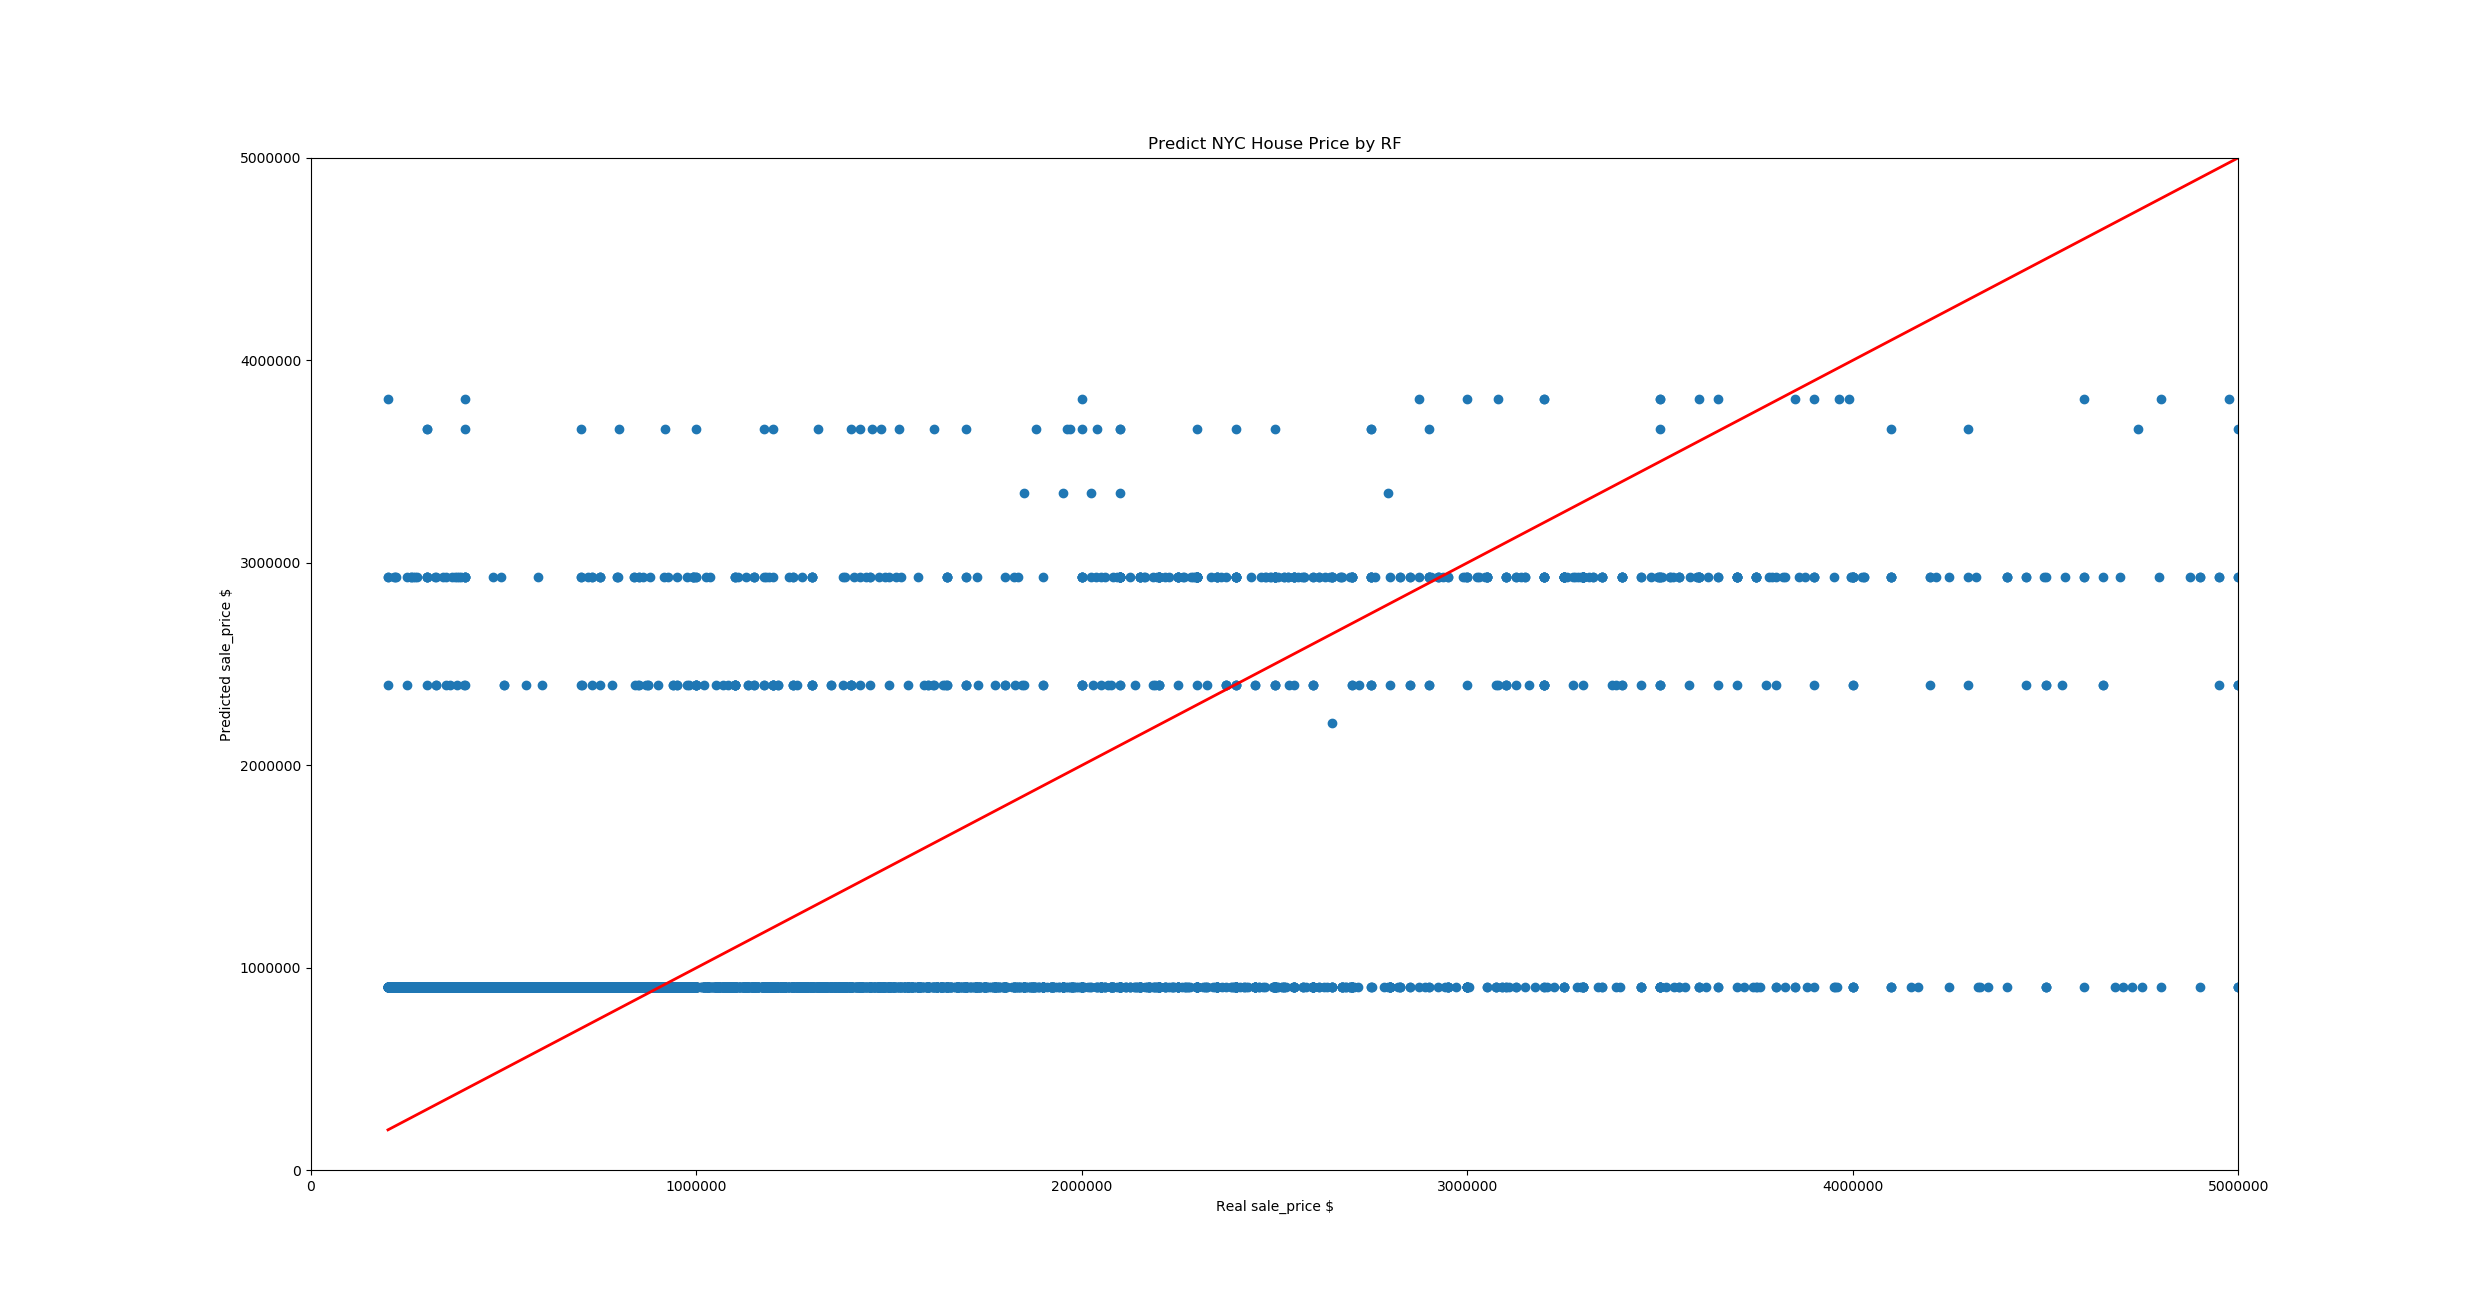

The Python source for this figure:
# Ensemble learning: average the outputs of many decision trees
# For every decision tree, classify every attribute into several categories,
# then for the same category, average the target value as output
import numpy as np
import csv
from sklearn.ensemble import RandomForestRegressor
import matplotlib.pyplot as plt

X = []    # features
Y = []    # sale_price
with open('ultdata.csv') as f:
    reader = csv.reader(f)
    for row in reader:
        if reader.line_num == 1:
            continue;
        X.append([ int(row[1]), int(row[2]), int(row[3]), int(row[4]),
                   int(row[5]), int(row[6])])
        Y.append(int(row[7]))  

# gridSearch to get the best parameter
def myGridSearch(estimator, treeDepth):
	maxScore = -10000
	bestI = 0
	bestJ = 0
	for i in range(len(estimator)):
		for j in range(len(treeDepth)):
			regr = RandomForestRegressor(n_estimators=estimator[i], max_depth=treeDepth[j])
			regr.fit(X, Y)
			s = regr.score(X, Y)
			if s > maxScore:
				maxScore = s
				bestI = estimator[i]
				bestJ = treeDepth[j]
	print('maxScore: ', maxScore, ' estimator: ', bestI, ' max_depth: ', bestJ) 

n_estimators = [1,2,3,4,5,10,20,30,40,50]
max_depth = [2,3,4,5,6]
myGridSearch(n_estimators, max_depth)           


# draw scatter between predicted and real with best parameter
regr = RandomForestRegressor(n_estimators=3, max_depth=6)
regr.fit(X, Y)
print(regr.score(X, Y)) #0.868
y_pred = regr.predict(X) 
plt.scatter(Y, y_pred)
y_arr = np.array(Y)
plt.plot([y_arr.min(), y_arr.max()], [y_arr.min(), y_arr.max()], color='red', lw=2)
plt.xlabel('Real sale_price $')
plt.ylabel('Predicted sale_price $')
plt.title('Predict NYC House Price by RF')
plt.xlim(0, 5000000)
plt.ylim(0, 5000000)
plt.show()
